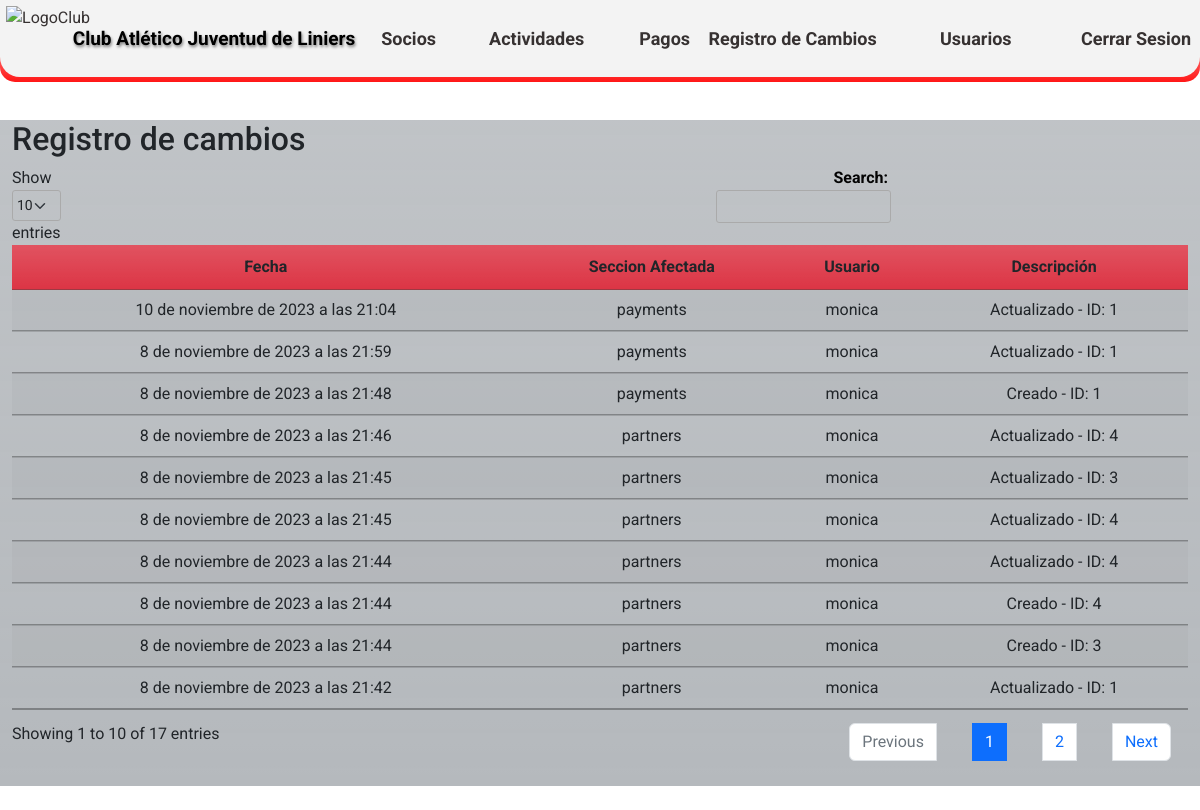
The app's page /change-log/ (signed in) with its own data.
### CAJL/aplications/changelog/models.py (models this page shows)
class ChangeLog(models.Model):
    date = models.DateTimeField(auto_now_add=True)
    model_name = models.CharField(max_length=100)
    user = models.ForeignKey(User, null=True, blank=True,on_delete=models.CASCADE)  # Asócialo a tu modelo de usuario si lo tienes
    description = models.TextField()
    class Meta:
        verbose_name = 'Registro de Cambio'
        verbose_name_plural = 'Registros de Cambios'
        ordering = ['-date']

### CAJL/aplications/changelog/views.py (the view)
# urls.py: path('change-log/', change_log_view, name='change_log_view'),
@login_required
def change_log_view(request):
    change_logs = ChangeLog.objects.all()
    return render(request, 'changelog/change_log.html', {'change_logs': change_logs})

### templates/changelog/change_log.html (shortened to what this page needs)
{% extends 'loginregister/base.html' %}
{% load static %}
{% block content %}
<!DOCTYPE html>
<html>
<head>
    <!DOCTYPE html>
<html>
<head>
    <link rel="stylesheet" type="text/css" href={% static 'css/Estilos_DT.css' %} media="screen">
    <link rel="stylesheet" href="https://cdnjs.cloudflare.com/ajax/libs/font-awesome/6.2.0/css/all.min.css"/>
    <link rel="stylesheet" type="text/css" href="https://cdn.datatables.net/1.10.25/css/jquery.dataTables.min.css">
</head>
<body>
    <br>
    <br>
    <br>
    <br>
        <div class="container h-60 my-4">
            <div class="row">
                <div class="col-xl-12 bg-secondary bg-gradient bg-opacity-50">
                    <h2>Registro de cambios</h2>
            <table id="changeLogTable" class="display table table-striped">
                <thead>
                    <tr>
                        <th class="centered bg-danger bg-gradient">Fecha</th>
                        <th class="centered bg-danger bg-gradient">Seccion Afectada</th>
                        <th class="centered bg-danger bg-gradient">Usuario</th>
                        <th class="centered bg-danger bg-gradient">Descripción</th>
                    </tr>
                </thead>
                <tbody>
                            {% for change_log in change_logs %}
                        <tr>
                            <td class="centered">{{ change_log.date }}</td>
                            <td class="centered">{{ change_log.model_name }}</td>
                            <td class="centered">{{ change_log.user }}</td>
                            <td class="centered">{{ change_log.description }}</td>
                        </tr>
                    {% endfor %}
                </tbody>
            </table>
        </div>
    </div>
</div>
</body>
</html>
{% endblock %}

### static/css/EstilosHome1.css (style rules this page uses)
* { margin: 0; padding: 0; box-sizing: border-box; font-family: 'Roboto', sans-serif; }
body { background-color: #d1d6c1; margin: 0; padding: 0; background-image: url('https://github.com/MarcoNu97/Proyectos-Django/blob/main/Club-Atletico-Juventud-De-Liniers/static/images/Interior%20del%20Club.jpg?raw=true'); background-size: cover; background-position: center; background-attachment: fixed; background-repeat: no-repeat; }

### static/css/Estilos_DT.css (style rules this page uses)
div.container { max-width: 1300px; }
.centered { text-align: center !important; vertical-align: middle !important; }

### records on screen
ChangeLog: date "10 de noviembre de 2023 a las 21:04", model_name "payments", user "monica", description "Actualizado - ID: 1"
ChangeLog: date "8 de noviembre de 2023 a las 21:59", model_name "payments", user "monica", description "Actualizado - ID: 1"
ChangeLog: date "8 de noviembre de 2023 a las 21:48", model_name "payments", user "monica", description "Creado - ID: 1"
ChangeLog: date "8 de noviembre de 2023 a las 21:46", model_name "partners", user "monica", description "Actualizado - ID: 4"
ChangeLog: date "8 de noviembre de 2023 a las 21:45", model_name "partners", user "monica", description "Actualizado - ID: 3"
ChangeLog: date "8 de noviembre de 2023 a las 21:45", model_name "partners", user "monica", description "Actualizado - ID: 4"
ChangeLog: date "8 de noviembre de 2023 a las 21:44", model_name "partners", user "monica", description "Actualizado - ID: 4"
ChangeLog: date "8 de noviembre de 2023 a las 21:44", model_name "partners", user "monica", description "Creado - ID: 4"
ChangeLog: date "8 de noviembre de 2023 a las 21:44", model_name "partners", user "monica", description "Creado - ID: 3"
ChangeLog: date "8 de noviembre de 2023 a las 21:42", model_name "partners", user "monica", description "Actualizado - ID: 1"
